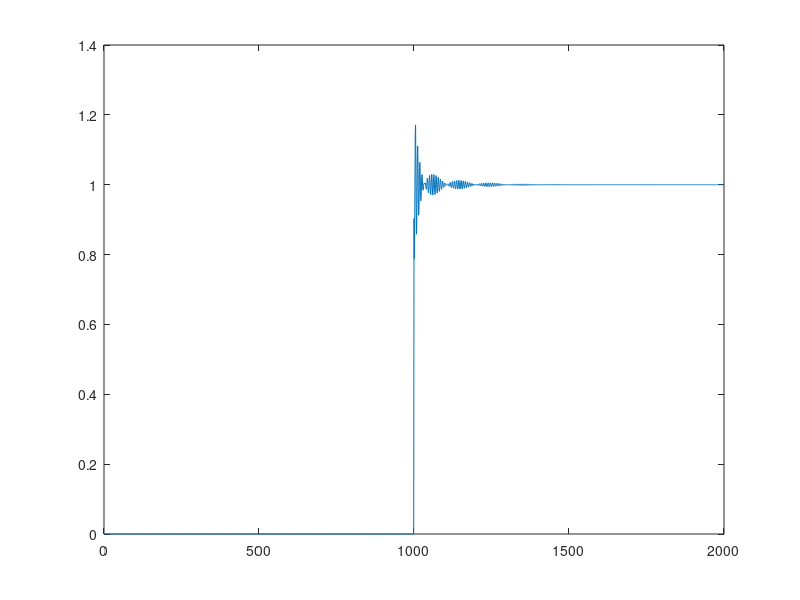
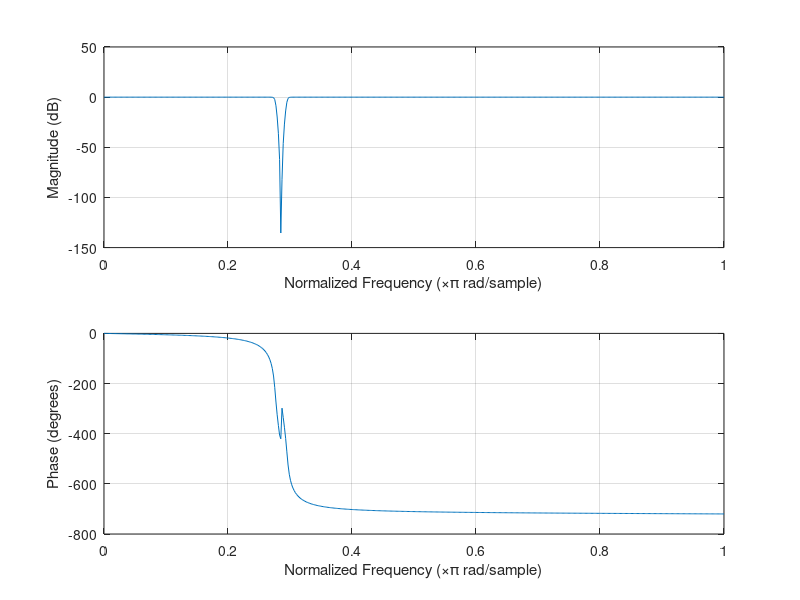
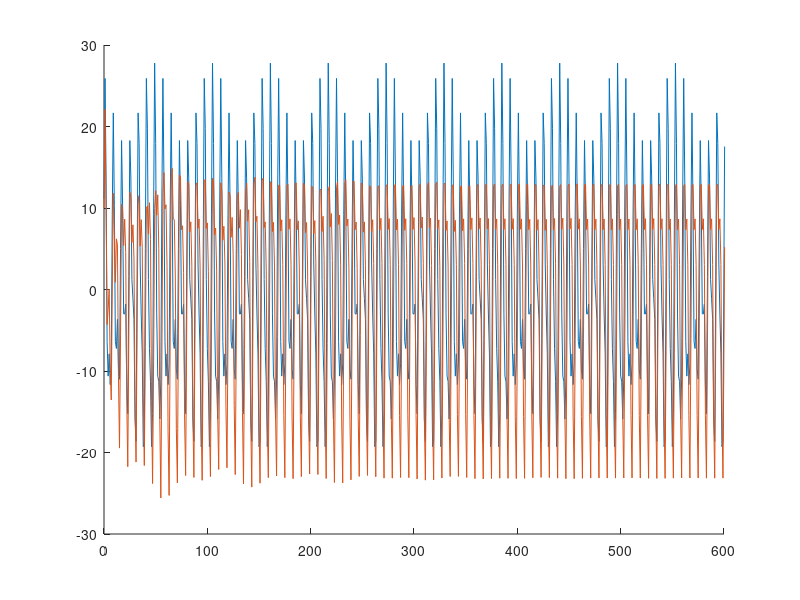
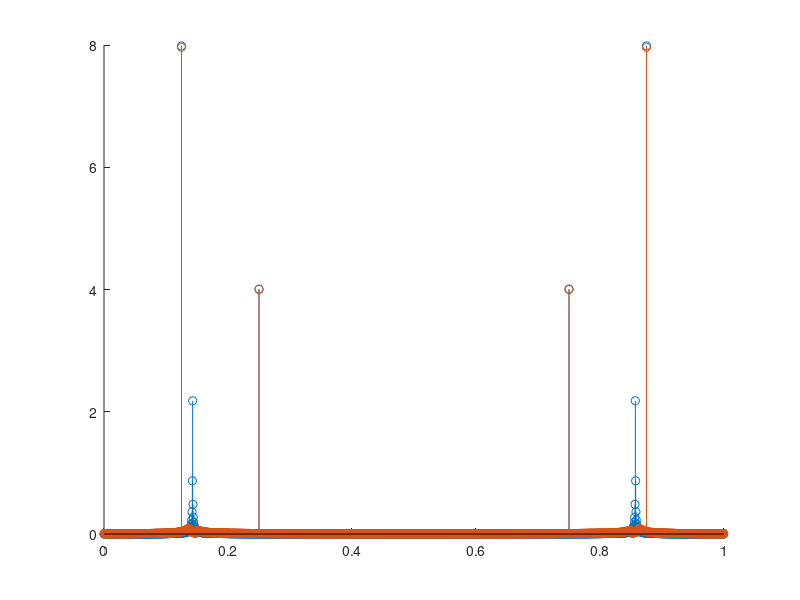

MATLAB code to generate these figures, in order:
clc;clear;close all
% load b
% 
N=2000;
A=[16,5,8];
w=[2*pi/8,2*pi/7,2*pi/4];
phi=[pi/8,pi/2,0];
p=0;
n=0:N-1;
for ii=1:length(A)
    p=p+A(ii)*sin(w(ii)*n+phi(ii));
end
% 
% figure
% plot(n,p)
% 
% h=zeros(1,length(n));
% h(1:length(b))=b;
% figure
% plot(n,h)
% 
% figure
% freqz(b,1)
% 
% y=filter(b,1,p);
% figure
% plot(n,p)
% hold on
% plot(n,y)
% 
% Y=fft(y);
% P=fft(p);
% f=0:1/N:1-1/N;
% 
% figure
% hold on
% stem(f,abs(P)/N)
% stem(f,abs(Y)/N)

load IIR

x=zeros(1,length(n));
x(n>=1000)=1;
y=filter(bz,az,x);

figure
plot(n,y);

figure
freqz(bz,az)

y1=filter(bz,az,p);
figure
hold on
plot(n,p)
plot(n,y1)
xlim([0,600])


P=fft(p);
Y=fft(y1);
f=0:1/N:1-1/N;
figure
hold on
stem(f,abs(P)/N)
stem(f,abs(Y)/N)